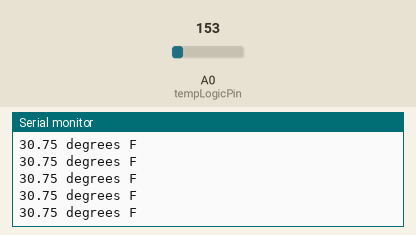
Simulated run of this sketch. Board: Arduino Uno, built with avr-gcc and run on an emulated ATmega328P. On the bench: the last lines printed to the serial monitor. The inputs (shaded band) are chosen by the test bench; at power-on: A0 (tempLogicPin) = 153.

Above: at 1.2 s.
1.3 s: A0 (tempLogicPin) set to 130
At 2.4 s:
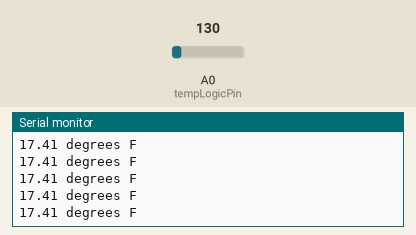
4.3 s: A0 (tempLogicPin) set to 107
At 5.2 s:
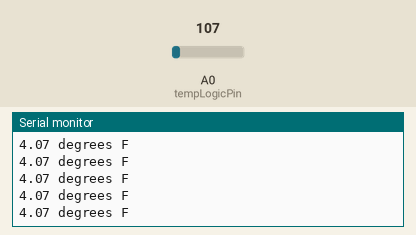
Timing chart, 0 to 7.3 s (numbered marks = the images above; inputs shaded):
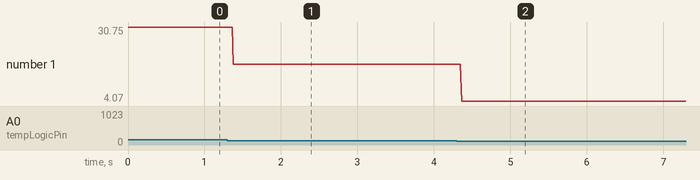

The sketch:

Temperature_Test.ino
```cpp
int tempLogicPin = 0;

void setup()
{
  Serial.begin(9600);
  analogReference(EXTERNAL);
}

void loop()
{

  Serial.print(getTemp()); Serial.println(" degrees F");
}

float getTemp()
{
  int tempRead = analogRead(tempLogicPin);
  float tempC = ((tempRead * 3.3 / 1024) - 0.5 ) * 100;
  float tempF = tempC * 1.8 + 32;

  return tempF;
}
```

Measured:
- after the input at 1.3 s, the serial monitor: prints a new line after 0.08 s (image 1)
- after the input at 4.3 s, the serial monitor: prints a new line after 0.07 s (image 2)
- plotted number 1: 30.75 → 17.41 after the input at 1.3 s, 17.41 → 4.07 after the input at 4.3 s
